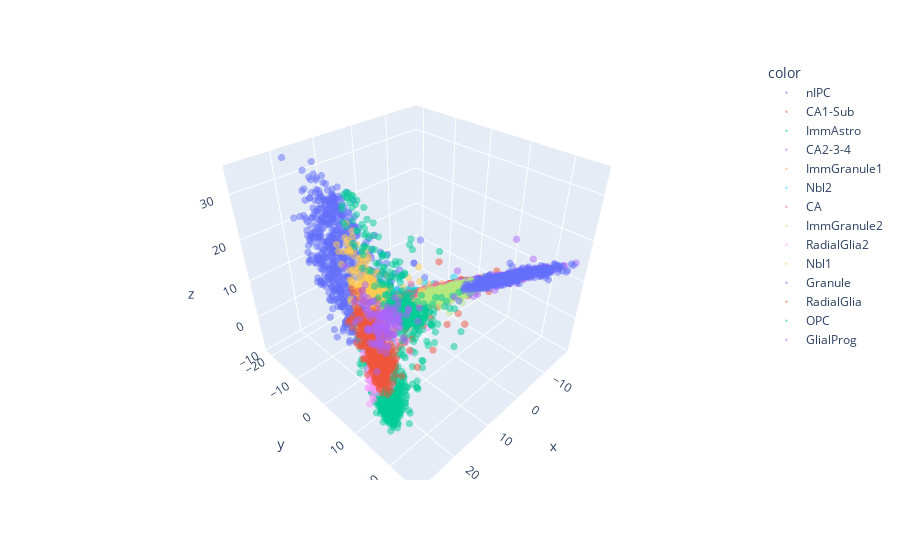

The code cell stored with this chart in its notebook:
### Code cell
import plotly.express as px
fig = px.scatter_3d(x=pca_data[:,0], y=pca_data[:,1], z=pca_data[:,2],color=anno,opacity = 0.5)
fig.update_traces(marker_size=2.5)
fig.show()

### Figure 1 — Plotly figure (JSON) as saved in the notebook; plotly's stock layout.template omitted (floating-point values rounded to 4 significant figures; data arrays with more than 128 entries replaced by an {"elided": "..."} marker saying what was removed)
{"data": [{"hovertemplate": "color=nIPC<br>x=%{x}<br>y=%{y}<br>z=%{z}<extra></extra>", "legendgroup": "nIPC", "marker": {"color": "#636efa", "opacity": 0.5, "size": 2.5, "symbol": "circle"}, "mode": "markers", "name": "nIPC", "scene": "scene", "showlegend": true, "type": "scatter3d", "x": {"elided": "667 float values"}, "y": {"elided": "667 float values"}, "z": {"elided": "667 float values"}}, {"hovertemplate": "color=CA1-Sub<br>x=%{x}<br>y=%{y}<br>z=%{z}<extra></extra>", "legendgroup": "CA1-Sub", "marker": {"color": "#EF553B", "opacity": 0.5, "size": 2.5, "symbol": "circle"}, "mode": "markers", "name": "CA1-Sub", "scene": "scene", "showlegend": true, "type": "scatter3d", "x": {"elided": "924 float values"}, "y": {"elided": "924 float values"}, "z": {"elided": "924 float values"}}, {"hovertemplate": "color=ImmAstro<br>x=%{x}<br>y=%{y}<br>z=%{z}<extra></extra>", "legendgroup": "ImmAstro", "marker": {"color": "#00cc96", "opacity": 0.5, "size": 2.5, "symbol": "circle"}, "mode": "markers", "name": "ImmAstro", "scene": "scene", "showlegend": true, "type": "scatter3d", "x": {"elided": "990 float values"}, "y": {"elided": "990 float values"}, "z": {"elided": "990 float values"}}, {"hovertemplate": "color=CA2-3-4<br>x=%{x}<br>y=%{y}<br>z=%{z}<extra></extra>", "legendgroup": "CA2-3-4", "marker": {"color": "#ab63fa", "opacity": 0.5, "size": 2.5, "symbol": "circle"}, "mode": "markers", "name": "CA2-3-4", "scene": "scene", "showlegend": true, "type": "scatter3d", "x": {"elided": "1155 float values"}, "y": {"elided": "1155 float values"}, "z": {"elided": "1155 float values"}}, {"hovertemplate": "color=ImmGranule1<br>x=%{x}<br>y=%{y}<br>z=%{z}<extra></extra>", "legendgroup": "ImmGranule1", "marker": {"color": "#FFA15A", "opacity": 0.5, "size": 2.5, "symbol": "circle"}, "mode": "markers", "name": "ImmGranule1", "scene": "scene", "showlegend": true, "type": "scatter3d", "x": {"elided": "1362 float values"}, "y": {"elided": "1362 float values"}, "z": {"elided": "1362 float values"}}, {"hovertemplate": "color=Nbl2<br>x=%{x}<br>y=%{y}<br>z=%{z}<extra></extra>", "legendgroup": "Nbl2", "marker": {"color": "#19d3f3", "opacity": 0.5, "size": 2.5, "symbol": "circle"}, "mode": "markers", "name": "Nbl2", "scene": "scene", "showlegend": true, "type": "scatter3d", "x": {"elided": "542 float values"}, "y": {"elided": "542 float values"}, "z": {"elided": "542 float values"}}, {"hovertemplate": "color=CA<br>x=%{x}<br>y=%{y}<br>z=%{z}<extra></extra>", "legendgroup": "CA", "marker": {"color": "#FF6692", "opacity": 0.5, "size": 2.5, "symbol": "circle"}, "mode": "markers", "name": "CA", "scene": "scene", "showlegend": true, "type": "scatter3d", "x": {"elided": "1232 float values"}, "y": {"elided": "1232 float values"}, "z": {"elided": "1232 float values"}}, {"hovertemplate": "color=ImmGranule2<br>x=%{x}<br>y=%{y}<br>z=%{z}<extra></extra>", "legendgroup": "ImmGranule2", "marker": {"color": "#B6E880", "opacity": 0.5, "size": 2.5, "symbol": "circle"}, "mode": "markers", "name": "ImmGranule2", "scene": "scene", "showlegend": true, "type": "scatter3d", "x": {"elided": "1185 float values"}, "y": {"elided": "1185 float values"}, "z": {"elided": "1185 float values"}}, {"hovertemplate": "color=RadialGlia2<br>x=%{x}<br>y=%{y}<br>z=%{z}<extra></extra>", "legendgroup": "RadialGlia2", "marker": {"color": "#FF97FF", "opacity": 0.5, "size": 2.5, "symbol": "circle"}, "mode": "markers", "name": "RadialGlia2", "scene": "scene", "showlegend": true, "type": "scatter3d", "x": {"elided": "215 float values"}, "y": {"elided": "215 float values"}, "z": {"elided": "215 float values"}}, {"hovertemplate": "color=Nbl1<br>x=%{x}<br>y=%{y}<br>z=%{z}<extra></extra>", "legendgroup": "Nbl1", "marker": {"color": "#FECB52", "opacity": 0.5, "size": 2.5, "symbol": "circle"}, "mode": "markers", "name": "Nbl1", "scene": "scene", "showlegend": true, "type": "scatter3d", "x": {"elided": "237 float values"}, "y": {"elided": "237 float values"}, "z": {"elided": "237 float values"}}, {"hovertemplate": "color=Granule<br>x=%{x}<br>y=%{y}<br>z=%{z}<extra></extra>", "legendgroup": "Granule", "marker": {"color": "#636efa", "opacity": 0.5, "size": 2.5, "symbol": "circle"}, "mode": "markers", "name": "Granule", "scene": "scene", "showlegend": true, "type": "scatter3d", "x": {"elided": "477 float values"}, "y": {"elided": "477 float values"}, "z": {"elided": "477 float values"}}, {"hovertemplate": "color=RadialGlia<br>x=%{x}<br>y=%{y}<br>z=%{z}<extra></extra>", "legendgroup": "RadialGlia", "marker": {"color": "#EF553B", "opacity": 0.5, "size": 2.5, "symbol": "circle"}, "mode": "markers", "name": "RadialGlia", "scene": "scene", "showlegend": true, "type": "scatter3d", "x": {"elided": "566 float values"}, "y": {"elided": "566 float values"}, "z": {"elided": "566 float values"}}, {"hovertemplate": "color=OPC<br>x=%{x}<br>y=%{y}<br>z=%{z}<extra></extra>", "legendgroup": "OPC", "marker": {"color": "#00cc96", "opacity": 0.5, "size": 2.5, "symbol": "circle"}, "mode": "markers", "name": "OPC", "scene": "scene", "showlegend": true, "type": "scatter3d", "x": {"elided": "316 float values"}, "y": {"elided": "316 float values"}, "z": {"elided": "316 float values"}}, {"hovertemplate": "color=GlialProg<br>x=%{x}<br>y=%{y}<br>z=%{z}<extra></extra>", "legendgroup": "GlialProg", "marker": {"color": "#ab63fa", "opacity": 0.5, "size": 2.5, "symbol": "circle"}, "mode": "markers", "name": "GlialProg", "scene": "scene", "showlegend": true, "type": "scatter3d", "x": {"elided": "132 float values"}, "y": {"elided": "132 float values"}, "z": {"elided": "132 float values"}}], "layout": {"legend": {"title": {"text": "color"}, "tracegroupgap": 0}, "margin": {"t": 60}, "scene": {"domain": {"x": [0, 1], "y": [0, 1]}, "xaxis": {"title": {"text": "x"}}, "yaxis": {"title": {"text": "y"}}, "zaxis": {"title": {"text": "z"}}}}}
